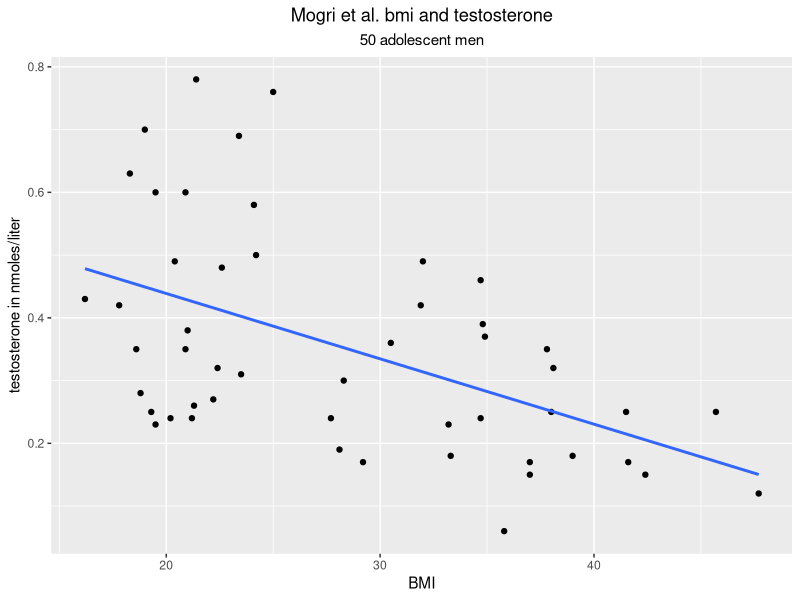
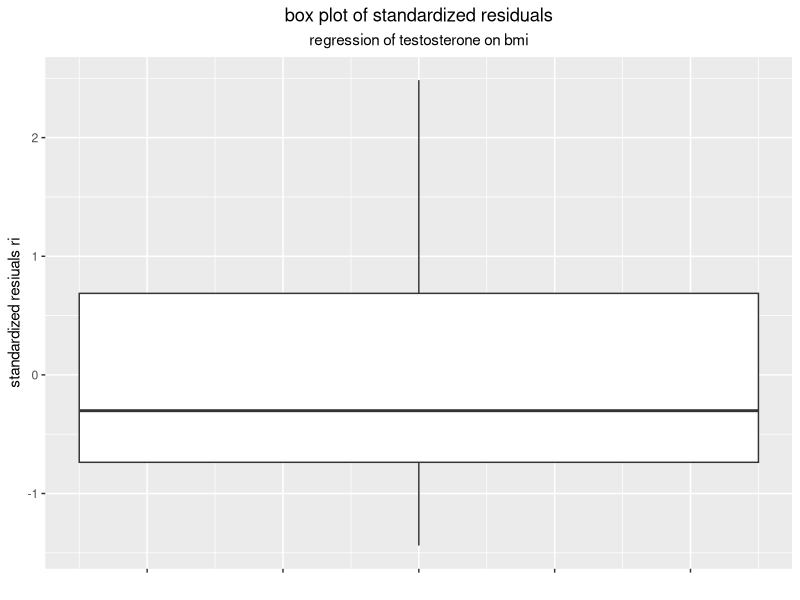
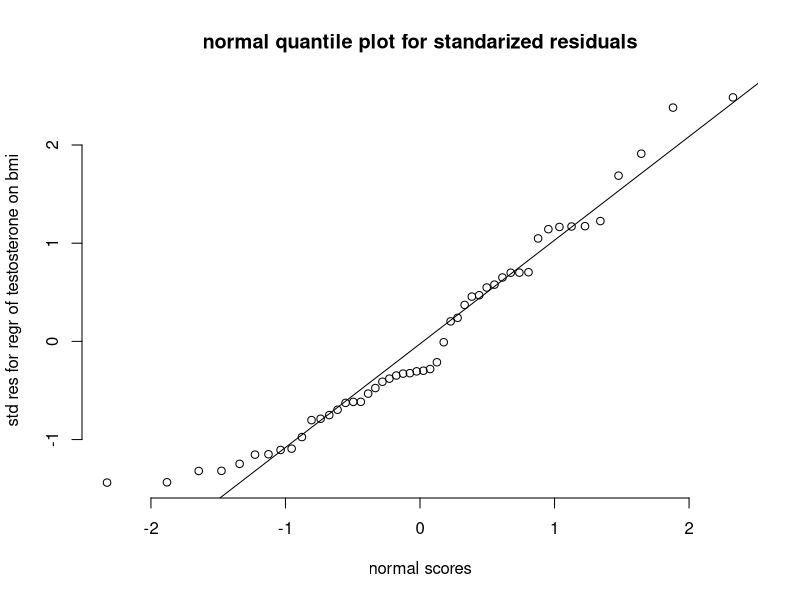

Recreate these plots in R, in order.
## ---- chunk 1
library(tidyverse)
library(readr)
library(readxl)

#read in data, create data frame bmi_testost

bmi_testost <- read_excel(here::here("data/bmi_testosterone.xlsx"))
## ---- chunk 2
# scatterplot with least squares line with the stat.smooth argument
# but no standard error band around line

ggplot(bmi_testost, aes(x = bmi, y = testosterone)) +
geom_point() +
stat_smooth(method = "lm", se = F, n = 50) +
labs(x = "BMI", y = "testosterone in nmoles/liter",      
         title = "Mogri et al. bmi and testosterone", 
          subtitle = "50 adolescent men") +
  theme(plot.title = element_text(hjust = 0.5), plot.subtitle = element_text(hjust = 0.5))
## ---- chunk 3
# summary statistics  
  
mean_bmi <- mean(bmi_testost$bmi)
std_dev_bmi <- sd(bmi_testost$bmi)  
c(mean_bmi, std_dev_bmi)

mean_testost <- mean(bmi_testost$testosterone)
std_dev_testost <- sd(bmi_testost$testosterone)  
c(mean_testost, std_dev_testost)
## ---- chunk 4
# Pearson correlation
  
cor(bmi_testost$testosterone,bmi_testost$bmi, method = "pearson")

# test for correlation, null hyp is population rho = 0
# with alternative = "two.sided", 
# also calculates a confidence interval for rho using Fisher's z transformation

cor.test(bmi_testost$testosterone,bmi_testost$bmi, method = "pearson", 
           alternative = "two.sided")
## ---- chunk 5
# fit linear regression and save results

bmi_testost_regr <- lm(testosterone ~ bmi, data = bmi_testost)

summary(bmi_testost_regr)
## ---- chunk 6
# calcluate fitted values, residuals, and standardized residuals

bmi_testost$testost_hat <- fitted(bmi_testost_regr)
bmi_testost$resids <- residuals(bmi_testost_regr)
bmi_testost$std_res <- rstandard(bmi_testost_regr)

# get 95% confidence intervals for population slope and intercept
# the lower limit is labeled 2.5 % and the upper limit is labeled 97.5 %

confint(bmi_testost_regr, level = .95)
## ---- chunk 7
# box plot of standardized residuals

ggplot(bmi_testost, aes(y = std_res) ) +
  geom_boxplot(width = 0.5) +
    scale_x_continuous(labels = NULL) +
    labs(y = "standardized resiuals ri", x = "",      
         title = "box plot of standardized residuals", 
          subtitle = "regression of testosterone on bmi") +
  theme(plot.title = element_text(hjust = 0.5), plot.subtitle = element_text(hjust = 0.5))
## ---- chunk 8
# normal quantile plot and Shapiro-Wilk test for standarized residuals

qqnorm(bmi_testost$std_res, frame = FALSE,
       main = "normal quantile plot for standarized residuals",
       xlab = "normal scores", ylab = "std res for regr of testosterone on bmi")
qqline(bmi_testost$std_res)

shapiro.test(bmi_testost$std_res)
## ---- chunk 9
# summary gives R squared, 
# anova gives sum of squares for model and residual sum of squares

summary(bmi_testost_regr)

anova(bmi_testost_regr)
